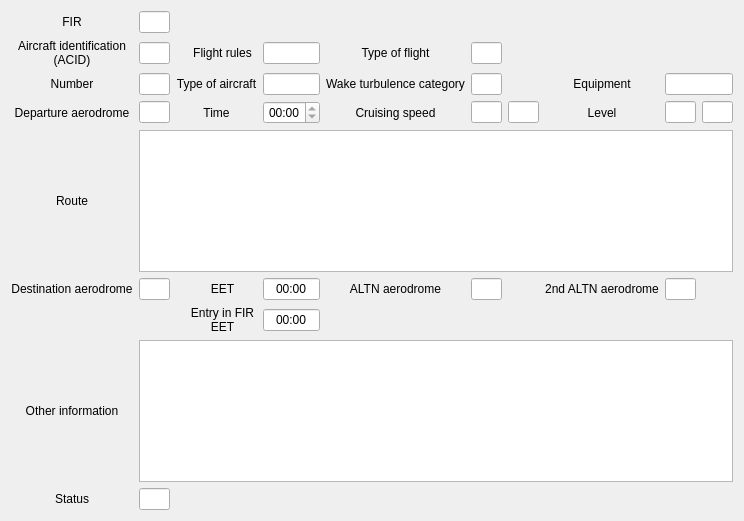
<?xml version="1.0" encoding="UTF-8"?>
<ui version="4.0">
 <class>FplWidget</class>
 <widget class="QWidget" name="FplWidget">
  <property name="geometry">
   <rect>
    <x>0</x>
    <y>0</y>
    <width>744</width>
    <height>521</height>
   </rect>
  </property>
  <property name="sizePolicy">
   <sizepolicy hsizetype="Preferred" vsizetype="Minimum">
    <horstretch>0</horstretch>
    <verstretch>0</verstretch>
   </sizepolicy>
  </property>
  <property name="windowTitle">
   <string>Create FPL</string>
  </property>
  <property name="sizeGripEnabled" stdset="0">
   <bool>false</bool>
  </property>
  <layout class="QGridLayout" name="gridLayout">
   <item row="0" column="0">
    <widget class="QLabel" name="FirLabel">
     <property name="sizePolicy">
      <sizepolicy hsizetype="Minimum" vsizetype="Minimum">
       <horstretch>0</horstretch>
       <verstretch>0</verstretch>
      </sizepolicy>
     </property>
     <property name="text">
      <string>FIR</string>
     </property>
     <property name="alignment">
      <set>Qt::AlignCenter</set>
     </property>
     <property name="buddy">
      <cstring>FIREdit</cstring>
     </property>
    </widget>
   </item>
   <item row="0" column="1">
    <widget class="QLineEdit" name="FIREdit">
     <property name="sizePolicy">
      <sizepolicy hsizetype="Maximum" vsizetype="Fixed">
       <horstretch>0</horstretch>
       <verstretch>0</verstretch>
      </sizepolicy>
     </property>
     <property name="alignment">
      <set>Qt::AlignCenter</set>
     </property>
     <property name="readOnly">
      <bool>true</bool>
     </property>
    </widget>
   </item>
   <item row="1" column="0">
    <widget class="QLabel" name="AcidLabel">
     <property name="enabled">
      <bool>true</bool>
     </property>
     <property name="sizePolicy">
      <sizepolicy hsizetype="Minimum" vsizetype="Minimum">
       <horstretch>0</horstretch>
       <verstretch>0</verstretch>
      </sizepolicy>
     </property>
     <property name="text">
      <string>Aircraft identification (ACID)</string>
     </property>
     <property name="alignment">
      <set>Qt::AlignCenter</set>
     </property>
     <property name="wordWrap">
      <bool>true</bool>
     </property>
     <property name="buddy">
      <cstring>ACIDEdit</cstring>
     </property>
    </widget>
   </item>
   <item row="1" column="1">
    <widget class="QLineEdit" name="ACIDEdit">
     <property name="sizePolicy">
      <sizepolicy hsizetype="Ignored" vsizetype="Fixed">
       <horstretch>0</horstretch>
       <verstretch>0</verstretch>
      </sizepolicy>
     </property>
     <property name="acceptDrops">
      <bool>true</bool>
     </property>
     <property name="toolTip">
      <string>Aircraft Identification (up to 7 letters and digits). Example: ACF402</string>
     </property>
     <property name="maxLength">
      <number>7</number>
     </property>
     <property name="alignment">
      <set>Qt::AlignCenter</set>
     </property>
     <property name="readOnly">
      <bool>true</bool>
     </property>
    </widget>
   </item>
   <item row="1" column="5">
    <widget class="QLineEdit" name="RulesEdit">
     <property name="alignment">
      <set>Qt::AlignCenter</set>
     </property>
     <property name="readOnly">
      <bool>true</bool>
     </property>
    </widget>
   </item>
   <item row="1" column="6">
    <widget class="QLabel" name="FlightTypeLabel">
     <property name="enabled">
      <bool>true</bool>
     </property>
     <property name="sizePolicy">
      <sizepolicy hsizetype="Minimum" vsizetype="Minimum">
       <horstretch>0</horstretch>
       <verstretch>0</verstretch>
      </sizepolicy>
     </property>
     <property name="text">
      <string>Type of flight</string>
     </property>
     <property name="alignment">
      <set>Qt::AlignCenter</set>
     </property>
     <property name="wordWrap">
      <bool>true</bool>
     </property>
     <property name="buddy">
      <cstring>FlightTypeEdit</cstring>
     </property>
    </widget>
   </item>
   <item row="1" column="7">
    <widget class="QLineEdit" name="FlightTypeEdit">
     <property name="alignment">
      <set>Qt::AlignCenter</set>
     </property>
     <property name="readOnly">
      <bool>true</bool>
     </property>
    </widget>
   </item>
   <item row="2" column="0">
    <widget class="QLabel" name="NumberLabel">
     <property name="sizePolicy">
      <sizepolicy hsizetype="Minimum" vsizetype="Minimum">
       <horstretch>0</horstretch>
       <verstretch>0</verstretch>
      </sizepolicy>
     </property>
     <property name="text">
      <string>Number</string>
     </property>
     <property name="alignment">
      <set>Qt::AlignCenter</set>
     </property>
     <property name="wordWrap">
      <bool>true</bool>
     </property>
     <property name="buddy">
      <cstring>NumberEdit</cstring>
     </property>
    </widget>
   </item>
   <item row="2" column="1">
    <widget class="QLineEdit" name="NumberEdit">
     <property name="alignment">
      <set>Qt::AlignCenter</set>
     </property>
     <property name="readOnly">
      <bool>true</bool>
     </property>
    </widget>
   </item>
   <item row="2" column="5">
    <widget class="QLineEdit" name="AirplaneEdit">
     <property name="alignment">
      <set>Qt::AlignCenter</set>
     </property>
     <property name="readOnly">
      <bool>true</bool>
     </property>
    </widget>
   </item>
   <item row="2" column="6">
    <widget class="QLabel" name="TurbulenceLabel">
     <property name="enabled">
      <bool>true</bool>
     </property>
     <property name="sizePolicy">
      <sizepolicy hsizetype="Minimum" vsizetype="Minimum">
       <horstretch>0</horstretch>
       <verstretch>0</verstretch>
      </sizepolicy>
     </property>
     <property name="text">
      <string>Wake turbulence category</string>
     </property>
     <property name="alignment">
      <set>Qt::AlignCenter</set>
     </property>
     <property name="wordWrap">
      <bool>true</bool>
     </property>
     <property name="buddy">
      <cstring>TurbulenceEdit</cstring>
     </property>
    </widget>
   </item>
   <item row="2" column="7">
    <widget class="QLineEdit" name="TurbulenceEdit">
     <property name="alignment">
      <set>Qt::AlignCenter</set>
     </property>
     <property name="readOnly">
      <bool>true</bool>
     </property>
    </widget>
   </item>
   <item row="2" column="9">
    <widget class="QLabel" name="EquipmentLabel">
     <property name="enabled">
      <bool>true</bool>
     </property>
     <property name="sizePolicy">
      <sizepolicy hsizetype="Minimum" vsizetype="Minimum">
       <horstretch>0</horstretch>
       <verstretch>0</verstretch>
      </sizepolicy>
     </property>
     <property name="text">
      <string>Equipment</string>
     </property>
     <property name="alignment">
      <set>Qt::AlignCenter</set>
     </property>
     <property name="wordWrap">
      <bool>true</bool>
     </property>
     <property name="buddy">
      <cstring>EquipmentEdit</cstring>
     </property>
    </widget>
   </item>
   <item row="2" column="10" colspan="2">
    <widget class="QLineEdit" name="EquipmentEdit">
     <property name="sizePolicy">
      <sizepolicy hsizetype="Ignored" vsizetype="Fixed">
       <horstretch>0</horstretch>
       <verstretch>0</verstretch>
      </sizepolicy>
     </property>
     <property name="toolTip">
      <string>Equipment. Example: S/C</string>
     </property>
     <property name="maxLength">
      <number>222</number>
     </property>
     <property name="alignment">
      <set>Qt::AlignCenter</set>
     </property>
     <property name="readOnly">
      <bool>true</bool>
     </property>
    </widget>
   </item>
   <item row="3" column="0">
    <widget class="QLabel" name="AerodromeDepLabel">
     <property name="enabled">
      <bool>true</bool>
     </property>
     <property name="sizePolicy">
      <sizepolicy hsizetype="Minimum" vsizetype="Minimum">
       <horstretch>0</horstretch>
       <verstretch>0</verstretch>
      </sizepolicy>
     </property>
     <property name="text">
      <string>Departure aerodrome</string>
     </property>
     <property name="alignment">
      <set>Qt::AlignCenter</set>
     </property>
     <property name="wordWrap">
      <bool>true</bool>
     </property>
     <property name="buddy">
      <cstring>AerodromeDepEdit</cstring>
     </property>
    </widget>
   </item>
   <item row="3" column="1">
    <widget class="QLineEdit" name="AerodromeDepEdit">
     <property name="sizePolicy">
      <sizepolicy hsizetype="Ignored" vsizetype="Fixed">
       <horstretch>0</horstretch>
       <verstretch>0</verstretch>
      </sizepolicy>
     </property>
     <property name="toolTip">
      <string>Departure aerodrome (up to 4 letters and digits). Example: EHAM</string>
     </property>
     <property name="maxLength">
      <number>4</number>
     </property>
     <property name="alignment">
      <set>Qt::AlignCenter</set>
     </property>
     <property name="readOnly">
      <bool>true</bool>
     </property>
    </widget>
   </item>
   <item row="3" column="2" colspan="3">
    <widget class="QLabel" name="TimeDepLabel">
     <property name="enabled">
      <bool>true</bool>
     </property>
     <property name="sizePolicy">
      <sizepolicy hsizetype="Minimum" vsizetype="Minimum">
       <horstretch>0</horstretch>
       <verstretch>0</verstretch>
      </sizepolicy>
     </property>
     <property name="text">
      <string>Time</string>
     </property>
     <property name="alignment">
      <set>Qt::AlignCenter</set>
     </property>
     <property name="wordWrap">
      <bool>true</bool>
     </property>
     <property name="buddy">
      <cstring>TimeDepEdit</cstring>
     </property>
    </widget>
   </item>
   <item row="3" column="5">
    <widget class="QTimeEdit" name="TimeDepEdit">
     <property name="sizePolicy">
      <sizepolicy hsizetype="MinimumExpanding" vsizetype="Fixed">
       <horstretch>0</horstretch>
       <verstretch>0</verstretch>
      </sizepolicy>
     </property>
     <property name="toolTip">
      <string>Time (in HH:MM).</string>
     </property>
     <property name="alignment">
      <set>Qt::AlignCenter</set>
     </property>
     <property name="readOnly">
      <bool>true</bool>
     </property>
     <property name="displayFormat">
      <string>HH:mm</string>
     </property>
    </widget>
   </item>
   <item row="3" column="6">
    <widget class="QLabel" name="SpeedLabel">
     <property name="enabled">
      <bool>true</bool>
     </property>
     <property name="sizePolicy">
      <sizepolicy hsizetype="Minimum" vsizetype="Minimum">
       <horstretch>0</horstretch>
       <verstretch>0</verstretch>
      </sizepolicy>
     </property>
     <property name="text">
      <string>Cruising speed</string>
     </property>
     <property name="alignment">
      <set>Qt::AlignCenter</set>
     </property>
     <property name="wordWrap">
      <bool>true</bool>
     </property>
     <property name="buddy">
      <cstring>Speed1Edit</cstring>
     </property>
    </widget>
   </item>
   <item row="3" column="7">
    <widget class="QLineEdit" name="Speed1Edit">
     <property name="alignment">
      <set>Qt::AlignCenter</set>
     </property>
     <property name="readOnly">
      <bool>true</bool>
     </property>
    </widget>
   </item>
   <item row="3" column="8">
    <widget class="QLineEdit" name="Speed2Edit">
     <property name="sizePolicy">
      <sizepolicy hsizetype="Maximum" vsizetype="Fixed">
       <horstretch>0</horstretch>
       <verstretch>0</verstretch>
      </sizepolicy>
     </property>
     <property name="toolTip">
      <string>Cruising speed (up to 4 digits). Example: 0830, 0485, 082</string>
     </property>
     <property name="maxLength">
      <number>4</number>
     </property>
     <property name="frame">
      <bool>true</bool>
     </property>
     <property name="alignment">
      <set>Qt::AlignCenter</set>
     </property>
     <property name="readOnly">
      <bool>true</bool>
     </property>
    </widget>
   </item>
   <item row="3" column="9">
    <widget class="QLabel" name="LevelLabel">
     <property name="enabled">
      <bool>true</bool>
     </property>
     <property name="sizePolicy">
      <sizepolicy hsizetype="Minimum" vsizetype="Minimum">
       <horstretch>0</horstretch>
       <verstretch>0</verstretch>
      </sizepolicy>
     </property>
     <property name="text">
      <string>Level</string>
     </property>
     <property name="alignment">
      <set>Qt::AlignCenter</set>
     </property>
     <property name="wordWrap">
      <bool>true</bool>
     </property>
     <property name="buddy">
      <cstring>Level1Edit</cstring>
     </property>
    </widget>
   </item>
   <item row="3" column="10">
    <widget class="QLineEdit" name="Level1Edit">
     <property name="alignment">
      <set>Qt::AlignCenter</set>
     </property>
     <property name="readOnly">
      <bool>true</bool>
     </property>
    </widget>
   </item>
   <item row="3" column="11">
    <widget class="QLineEdit" name="Level2Edit">
     <property name="enabled">
      <bool>true</bool>
     </property>
     <property name="sizePolicy">
      <sizepolicy hsizetype="Preferred" vsizetype="Fixed">
       <horstretch>0</horstretch>
       <verstretch>0</verstretch>
      </sizepolicy>
     </property>
     <property name="toolTip">
      <string>Level (up to 4 letters or digits). Example: 085, 1130, 045, 0840, VFR</string>
     </property>
     <property name="maxLength">
      <number>4</number>
     </property>
     <property name="alignment">
      <set>Qt::AlignCenter</set>
     </property>
     <property name="readOnly">
      <bool>true</bool>
     </property>
    </widget>
   </item>
   <item row="4" column="0">
    <widget class="QLabel" name="RouteLabel">
     <property name="enabled">
      <bool>true</bool>
     </property>
     <property name="sizePolicy">
      <sizepolicy hsizetype="Minimum" vsizetype="Minimum">
       <horstretch>0</horstretch>
       <verstretch>0</verstretch>
      </sizepolicy>
     </property>
     <property name="text">
      <string>Route</string>
     </property>
     <property name="alignment">
      <set>Qt::AlignCenter</set>
     </property>
     <property name="buddy">
      <cstring>RouteEdit</cstring>
     </property>
    </widget>
   </item>
   <item row="4" column="1" colspan="11">
    <widget class="CustomTextEdit" name="RouteEdit">
     <property name="sizePolicy">
      <sizepolicy hsizetype="Preferred" vsizetype="Ignored">
       <horstretch>0</horstretch>
       <verstretch>0</verstretch>
      </sizepolicy>
     </property>
     <property name="minimumSize">
      <size>
       <width>0</width>
       <height>24</height>
      </size>
     </property>
     <property name="toolTip">
      <string>Route.  Example: LEK2B LEK UAS XMM/MO78 F330 UA6 PON URION CHW UA5 ...</string>
     </property>
     <property name="tabChangesFocus">
      <bool>true</bool>
     </property>
     <property name="readOnly">
      <bool>true</bool>
     </property>
     <property name="acceptRichText">
      <bool>false</bool>
     </property>
    </widget>
   </item>
   <item row="7" column="0">
    <widget class="QLabel" name="AerodromeDestLabel">
     <property name="enabled">
      <bool>true</bool>
     </property>
     <property name="sizePolicy">
      <sizepolicy hsizetype="Minimum" vsizetype="Minimum">
       <horstretch>0</horstretch>
       <verstretch>0</verstretch>
      </sizepolicy>
     </property>
     <property name="text">
      <string>Destination aerodrome</string>
     </property>
     <property name="alignment">
      <set>Qt::AlignCenter</set>
     </property>
     <property name="wordWrap">
      <bool>true</bool>
     </property>
     <property name="buddy">
      <cstring>AerodromeDestEdit</cstring>
     </property>
    </widget>
   </item>
   <item row="7" column="1">
    <widget class="QLineEdit" name="AerodromeDestEdit">
     <property name="sizePolicy">
      <sizepolicy hsizetype="Ignored" vsizetype="Fixed">
       <horstretch>0</horstretch>
       <verstretch>0</verstretch>
      </sizepolicy>
     </property>
     <property name="toolTip">
      <string>Destination aerodrome (up to 4 letters and digits). Example: LPPT</string>
     </property>
     <property name="maxLength">
      <number>4</number>
     </property>
     <property name="alignment">
      <set>Qt::AlignCenter</set>
     </property>
     <property name="readOnly">
      <bool>true</bool>
     </property>
    </widget>
   </item>
   <item row="7" column="6">
    <widget class="QLabel" name="AltnLabel">
     <property name="enabled">
      <bool>true</bool>
     </property>
     <property name="sizePolicy">
      <sizepolicy hsizetype="Minimum" vsizetype="Minimum">
       <horstretch>0</horstretch>
       <verstretch>0</verstretch>
      </sizepolicy>
     </property>
     <property name="text">
      <string>ALTN aerodrome</string>
     </property>
     <property name="alignment">
      <set>Qt::AlignCenter</set>
     </property>
     <property name="wordWrap">
      <bool>true</bool>
     </property>
     <property name="buddy">
      <cstring>ALTNEdit</cstring>
     </property>
    </widget>
   </item>
   <item row="7" column="7">
    <widget class="QLineEdit" name="ALTNEdit">
     <property name="sizePolicy">
      <sizepolicy hsizetype="Maximum" vsizetype="Fixed">
       <horstretch>0</horstretch>
       <verstretch>0</verstretch>
      </sizepolicy>
     </property>
     <property name="toolTip">
      <string>Alternate aerodrome (optional, up to 4 letters and digits). Example: LPPR</string>
     </property>
     <property name="maxLength">
      <number>4</number>
     </property>
     <property name="alignment">
      <set>Qt::AlignCenter</set>
     </property>
     <property name="readOnly">
      <bool>true</bool>
     </property>
    </widget>
   </item>
   <item row="7" column="9">
    <widget class="QLabel" name="Altn2Label">
     <property name="enabled">
      <bool>true</bool>
     </property>
     <property name="sizePolicy">
      <sizepolicy hsizetype="Minimum" vsizetype="Minimum">
       <horstretch>0</horstretch>
       <verstretch>0</verstretch>
      </sizepolicy>
     </property>
     <property name="text">
      <string>2nd ALTN aerodrome</string>
     </property>
     <property name="alignment">
      <set>Qt::AlignCenter</set>
     </property>
     <property name="wordWrap">
      <bool>true</bool>
     </property>
     <property name="buddy">
      <cstring>ALTN2Edit</cstring>
     </property>
    </widget>
   </item>
   <item row="7" column="10">
    <widget class="QLineEdit" name="ALTN2Edit">
     <property name="sizePolicy">
      <sizepolicy hsizetype="Maximum" vsizetype="Fixed">
       <horstretch>0</horstretch>
       <verstretch>0</verstretch>
      </sizepolicy>
     </property>
     <property name="toolTip">
      <string>2nd alternate aerodrome (optional, up to 4 letters and digits).</string>
     </property>
     <property name="maxLength">
      <number>4</number>
     </property>
     <property name="alignment">
      <set>Qt::AlignCenter</set>
     </property>
     <property name="readOnly">
      <bool>true</bool>
     </property>
    </widget>
   </item>
   <item row="9" column="0">
    <widget class="QLabel" name="OtherLabel">
     <property name="enabled">
      <bool>true</bool>
     </property>
     <property name="sizePolicy">
      <sizepolicy hsizetype="Minimum" vsizetype="Preferred">
       <horstretch>0</horstretch>
       <verstretch>0</verstretch>
      </sizepolicy>
     </property>
     <property name="text">
      <string>Other information</string>
     </property>
     <property name="alignment">
      <set>Qt::AlignCenter</set>
     </property>
     <property name="wordWrap">
      <bool>true</bool>
     </property>
     <property name="buddy">
      <cstring>OtherEdit</cstring>
     </property>
    </widget>
   </item>
   <item row="9" column="1" colspan="11">
    <widget class="CustomTextEdit" name="OtherEdit">
     <property name="enabled">
      <bool>true</bool>
     </property>
     <property name="sizePolicy">
      <sizepolicy hsizetype="Preferred" vsizetype="Ignored">
       <horstretch>0</horstretch>
       <verstretch>0</verstretch>
      </sizepolicy>
     </property>
     <property name="minimumSize">
      <size>
       <width>0</width>
       <height>24</height>
      </size>
     </property>
     <property name="toolTip">
      <string>Other information.</string>
     </property>
     <property name="tabChangesFocus">
      <bool>true</bool>
     </property>
     <property name="readOnly">
      <bool>true</bool>
     </property>
     <property name="acceptRichText">
      <bool>false</bool>
     </property>
    </widget>
   </item>
   <item row="10" column="0">
    <widget class="QLabel" name="label">
     <property name="text">
      <string>Status</string>
     </property>
     <property name="alignment">
      <set>Qt::AlignCenter</set>
     </property>
    </widget>
   </item>
   <item row="10" column="1">
    <widget class="QLineEdit" name="status"/>
   </item>
   <item row="2" column="2" colspan="3">
    <widget class="QLabel" name="AirplaneLabel">
     <property name="enabled">
      <bool>true</bool>
     </property>
     <property name="sizePolicy">
      <sizepolicy hsizetype="Minimum" vsizetype="Minimum">
       <horstretch>0</horstretch>
       <verstretch>0</verstretch>
      </sizepolicy>
     </property>
     <property name="text">
      <string>Type of aircraft</string>
     </property>
     <property name="alignment">
      <set>Qt::AlignCenter</set>
     </property>
     <property name="wordWrap">
      <bool>true</bool>
     </property>
    </widget>
   </item>
   <item row="1" column="4">
    <widget class="QLabel" name="RulesLabel">
     <property name="enabled">
      <bool>true</bool>
     </property>
     <property name="sizePolicy">
      <sizepolicy hsizetype="Minimum" vsizetype="Minimum">
       <horstretch>0</horstretch>
       <verstretch>0</verstretch>
      </sizepolicy>
     </property>
     <property name="text">
      <string>Flight rules</string>
     </property>
     <property name="alignment">
      <set>Qt::AlignCenter</set>
     </property>
     <property name="wordWrap">
      <bool>true</bool>
     </property>
     <property name="buddy">
      <cstring>RulesEdit</cstring>
     </property>
    </widget>
   </item>
   <item row="7" column="5">
    <widget class="QLineEdit" name="EET">
     <property name="maximumSize">
      <size>
       <width>60</width>
       <height>16777215</height>
      </size>
     </property>
     <property name="inputMask">
      <string>00:00;_</string>
     </property>
     <property name="text">
      <string>00:00</string>
     </property>
     <property name="alignment">
      <set>Qt::AlignCenter</set>
     </property>
     <property name="readOnly">
      <bool>true</bool>
     </property>
    </widget>
   </item>
   <item row="8" column="5">
    <widget class="QLineEdit" name="entryFIREET">
     <property name="maximumSize">
      <size>
       <width>60</width>
       <height>16777215</height>
      </size>
     </property>
     <property name="inputMask">
      <string>00:00;_</string>
     </property>
     <property name="text">
      <string>00:00</string>
     </property>
     <property name="cursorPosition">
      <number>5</number>
     </property>
     <property name="alignment">
      <set>Qt::AlignCenter</set>
     </property>
     <property name="dragEnabled">
      <bool>false</bool>
     </property>
     <property name="readOnly">
      <bool>true</bool>
     </property>
    </widget>
   </item>
   <item row="8" column="4">
    <widget class="QLabel" name="label_26">
     <property name="enabled">
      <bool>true</bool>
     </property>
     <property name="sizePolicy">
      <sizepolicy hsizetype="Preferred" vsizetype="Minimum">
       <horstretch>0</horstretch>
       <verstretch>0</verstretch>
      </sizepolicy>
     </property>
     <property name="text">
      <string>Entry in FIR EET</string>
     </property>
     <property name="alignment">
      <set>Qt::AlignCenter</set>
     </property>
     <property name="wordWrap">
      <bool>true</bool>
     </property>
    </widget>
   </item>
   <item row="7" column="4">
    <widget class="QLabel" name="label_2">
     <property name="sizePolicy">
      <sizepolicy hsizetype="Preferred" vsizetype="Fixed">
       <horstretch>0</horstretch>
       <verstretch>0</verstretch>
      </sizepolicy>
     </property>
     <property name="text">
      <string>EET</string>
     </property>
     <property name="alignment">
      <set>Qt::AlignCenter</set>
     </property>
    </widget>
   </item>
  </layout>
 </widget>
 <customwidgets>
  <customwidget>
   <class>CustomTextEdit</class>
   <extends>QTextEdit</extends>
   <header>customtextedit.h</header>
  </customwidget>
 </customwidgets>
 <resources/>
 <connections/>
 <slots>
  <slot>OnButtonBox(QAbstractButton*)</slot>
  <slot>save()</slot>
  <slot>cancel()</slot>
  <slot>OnTextChanged()</slot>
 </slots>
</ui>
